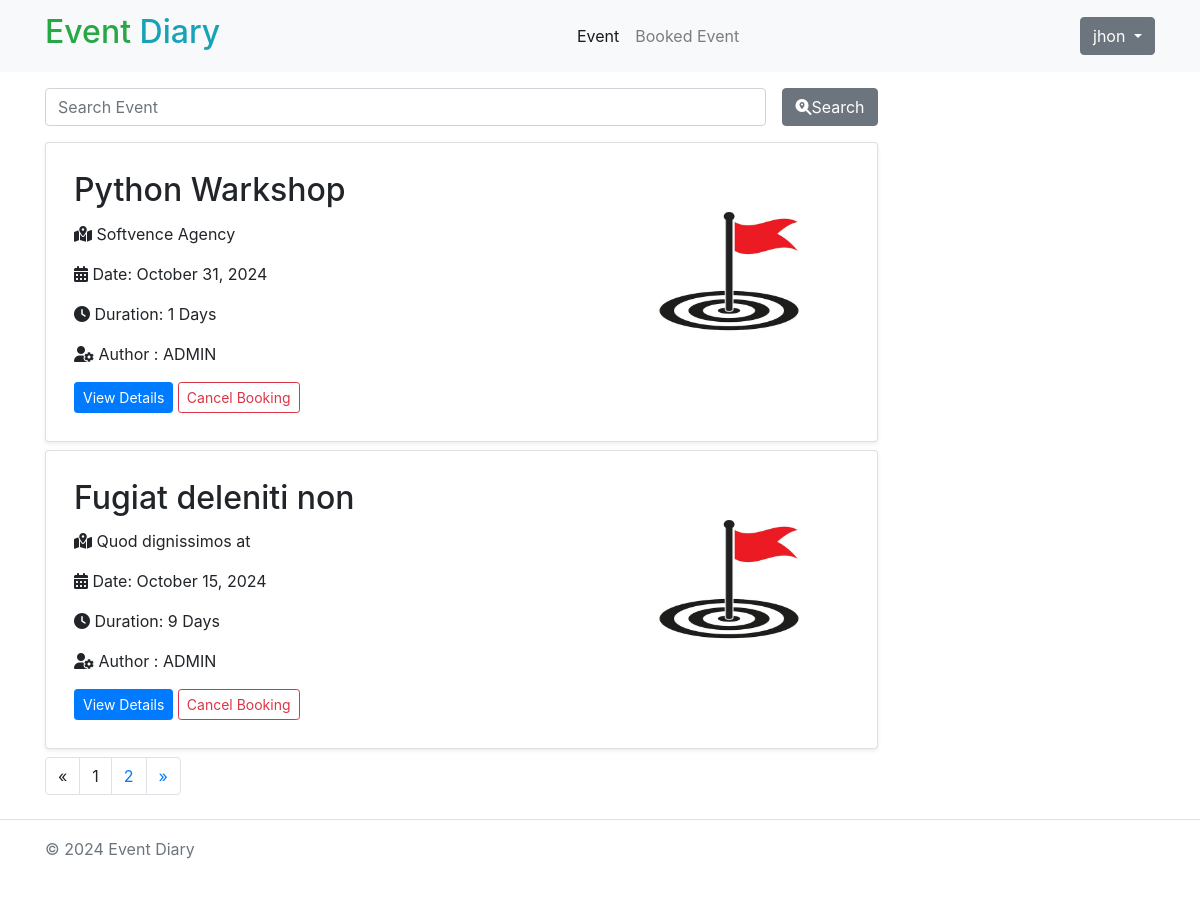
The app's page /event/my_event (signed in) with its own data.
### event/models.py (models this page shows, shortened)
class Event(models.Model):
    STATUS_CHOICES = (
        ('draft', 'Draft'),
        ('published', 'Published'),
        ('cancelled', 'Cancelled'),
        ('complete', 'Complete'),
    )
    title = models.CharField(max_length=200)
    category = models.ForeignKey(Category, on_delete=models.CASCADE, related_name='events')
    venue = models.TextField(max_length=100)
    description = RichTextField()
    date = models.DateTimeField(default=timezone.now())
    duration = models.IntegerField(default=1)
    status = models.CharField(max_length=10, choices=STATUS_CHOICES, default='draft')
    author = models.ForeignKey(User, on_delete=models.CASCADE)
    participants = models.ManyToManyField(User, related_name='participants', blank=True, null=True)
    limit = models.IntegerField(default=5)
    created = models.DateTimeField(auto_now_add=True)
    updated = models.DateTimeField(auto_now=True)
    class Meta:
        ordering = ['-created']

### event/views.py (the view)
# urls.py: path('event/my_event', views.booked_event, name='booked_event'),
def booked_event(request):
    user = request.user
    events = Event.objects.filter(participants=user, status='published')
    search_q = request.GET.get('search_q')
    if search_q:
        events = events.filter(title__icontains = search_q)
    paginator = Paginator(events, 2)
    page_number = request.GET.get('page')
    events = paginator.get_page(page_number)
    context = {
        'events': events
    }
    return render(request, 'event/booked_event.html', context)

### templates/event/booked_event.html (shortened to what this page needs)
{% extends 'base.html' %}
{% load static %}
{% block content %}
{% include 'includes/navbar.html' %}
<div class="container">
    <div class="event-list w-75">
        <div class="search-area my-3">
            <div class="search-box  mx-auto text-center ">
                <form method="get" action="" class="d-flex">
                    <input type="search" name="search_q" placeholder="Search Event" class="form-control" id="">
                    <button type="submit" class="btn btn-secondary ml-3"><i class="fa-solid fa-magnifying-glass-location d-inline "></i>Search</button>
                </form>
            </div>
        </div>
        {% for event in events %}
        <div class="card p-2 my-2 shadow-sm ">
            <div class="card-body row">
                <div class="col-8 left">
                    <h2 class="card-title">
                        {{ event.title }}</h2>
                    <p class="card-text">
                        <i class="fa-solid fa-map-location-dot"></i> {{ event.venue }}
                    </p>
                    <p>
                        <i class="fa-solid fa-calendar-alt"></i> Date: {{ event.date|date:"F d, Y" }}
                    </p>
                    <p>
                        <i class="fa-solid fa-clock"></i> Duration: {{ event.duration }} Days
                    </p>
                    <p>
                        <i class="fa-solid fa-user-gear"></i> Author : {{event.author|upper}}
                    </p>
                    <a href="{% url 'event_details' event.id %}" class="btn btn-primary btn-sm">View Details</a>
                    <a href="{% url 'cancel_booking' event.id %}" class="btn btn-outline-danger btn-sm">Cancel Booking</a>
                </div>
                <div class="col-4 right text-center" style="height: 200px; width:200px;">
                    <img src="{% static './images/flag.jpg' %}" class="w-100 h-100 contain" alt="">
                </div>
            </div>
        </div>
        {% endfor %}
        <nav aria-label="Page navigation example ">
            <ul class="pagination ">
                {% if events.has_previous %}
                <li class="page-item">
                    <a class="page-link" href="?page={{events.previous_page_number}}" aria-label="Previous">
                        <span aria-hidden="true">&laquo;</span>
                        <span class="sr-only">Previous</span>
                    </a>
                </li>
                {% else %}
                <li class="page-item">
                    <a class="page-link disabled" aria-label="Previous">
                        <span aria-hidden="true">&laquo;</span>
                    </a>
                </li>
                {% endif %}
                {% for page_num in events.paginator.page_range %}
                {% if page_num == events.number %}
                <li class="page-item"><a class="page-link disabled" >{{page_num}}</a></li>
                {% else %}
                <a href="?page={{ page_num }}" class="page-link">{{ page_num }}</a>
                {% endif %}
                {% endfor %}
                {% if events.has_next %}
                <li class="page-item">
                    <a class="page-link" href="?page={{events.next_page_number}}" aria-label="Next">
                        <span aria-hidden="true">&raquo;</span>
                    </a>
                </li>
                {% endif %}
            </ul>
        </nav>
    </div>
</div>
{% include 'includes/footer.html' %}
{% endblock %}

### templates/includes/navbar.html (shortened to what this page needs)
<nav class="navbar navbar-expand-lg navbar-light  bg-light">
    <div class="container">
        <a class="navbar-brand" href="#">
            <h2 class="">
                <span class="fw-bold fs-1 text-success">Event</span>
                <span class="text-info">Diary</span>
            </h2>
        </a>
        <div class="collapse navbar-collapse  d-flex justify-content-center" id="navbarSupportedContent">
            <ul class="navbar-nav me-auto mb-2 mb-lg-0 ">
                <li class="nav-item">
                    <a class="nav-link active" aria-current="page" href="{% url 'home' %}">Event</a>
                </li>
                {% if request.user.is_authenticated %}
                <li class="nav-item">
                    <a class="nav-link" href="{% url 'booked_event' %}">Booked Event</a>
                </li>
                {% endif %}
            </ul>
        </div>
        <div class="d-flex">
            {% if request.user.is_authenticated %}
            <div class="dropdown">
                <button class="btn btn-secondary dropdown-toggle" type="button" id="dropdownMenuButton1"
                    data-bs-toggle="dropdown" aria-expanded="false">
                    {{request.user.username}}
                </button>
            </div>
            {% else %}
            <a href="{% url 'login' %}" class="btn btn-info ">Login</a>
            {% endif %}
        </div>
    </div>
</nav>

### records on screen
Event: title "Python Warkshop", venue "Softvence Agency", date "October 31, 2024", duration "1", author "ADMIN"
Event: title "Fugiat deleniti non", venue "Quod dignissimos at", date "October 15, 2024", duration "9", author "ADMIN"

### other values on screen
{{ request.user.username }} "jhon"
{{ page_num }} "1"
{{ page_num }} "2"
